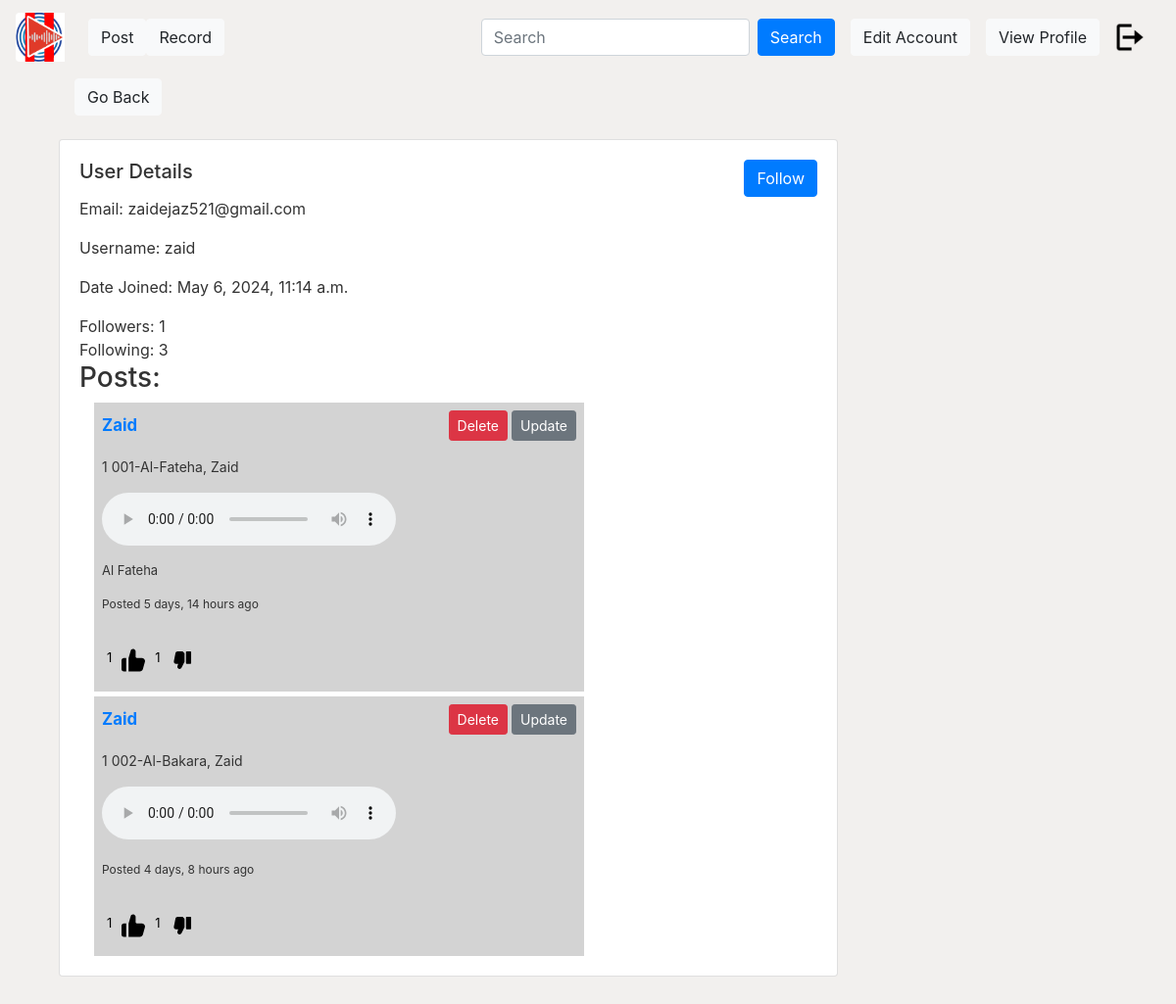
Before: /profile/24/ (signed in) with the older database file.
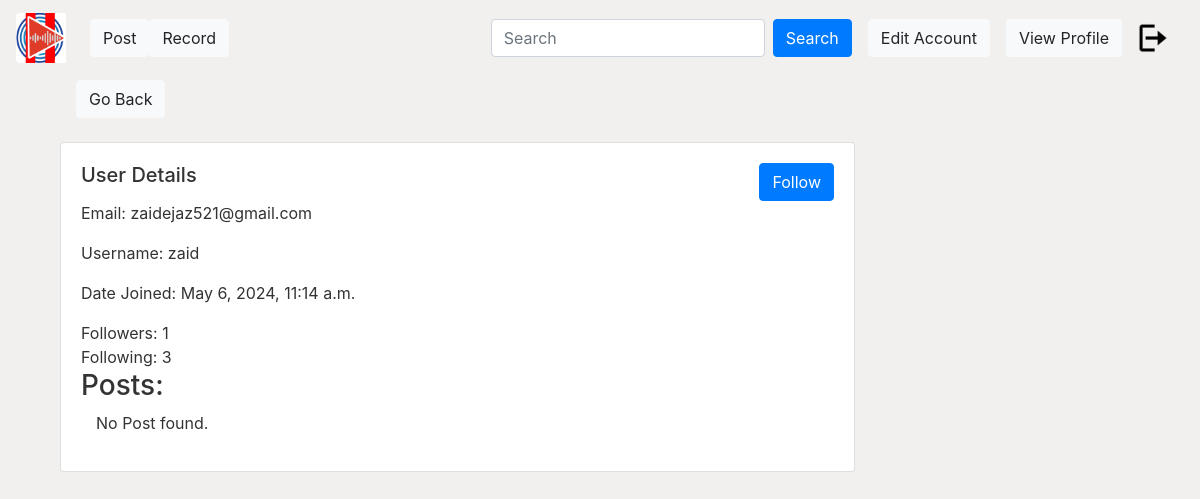
After: the same page with the newer database file.
### user/models.py (models this page shows)
class Post(models.Model):
    juza=models.CharField(max_length=100,blank=True,null=True)
    surah= models.CharField(max_length=100,blank=True,null=True)
    reader= models.CharField(max_length=100,blank=True,null=True)
    file = models.FileField(upload_to="posts")
    content = models.TextField(max_length=1000)
    date_posted = models.DateTimeField(default=timezone.now)
    author = models.ForeignKey(User, on_delete=models.CASCADE)
    def like_count(self):
        return self.likes_dislikes.filter(like=True).count()
    def dislike_count(self):
        return self.likes_dislikes.filter(dislike=True).count()

### user/views.py (the view)
# urls.py: path('profile/<int:id>/', views.profile, name="profile"),
def profile(request, id):
    user_data = User.objects.get(id=id)
    user_posts = Post.objects.filter(author=user_data)
    follower_count = Follower.objects.filter(user=user_data).count()
    following_count = Follower.objects.filter(follower=user_data).count()
    followers = Follower.objects.filter(user=user_data).select_related('follower')
    follows = Follower.objects.filter(follower=user_data).select_related('user')
    context = {
        'user_data': user_data,
        'user_posts': user_posts,
        'followers': followers,
        'follows': follows,
        'follower_count': follower_count,
        'following_count': following_count,
    }
    return render(request, 'user/accounts/profile.html', context)

### user/templates/user/accounts/profile.html (shortened to what this page needs)
{% extends "user/base.html" %}
{% block content %}
<div class="container">
    <a href="/homepage" type="button" class="btn btn-light ml-3 mb-4"> Go Back</a>
    <div class="card">
        <div class="card-body">
            <div class="d-flex flex-row justify-content-between">
                <h5 class="card-title fw-bolder ">User Details</h5>
                <a href="/follow/{{ user_data.id }}/" class="btn btn-primary">Follow</a>
            </div>
            <p>Email: {{ user_data.email }}</p>
            <p>Username: {{ user_data.username }}</p>
            <p>Date Joined: {{ user_data.date_joined }}</p>
            <div class="d-flex flex-row">
                Followers: {{follower_count}}
            </div>
            <div>
                Following: {{following_count}}
            </div>
            <h3>Posts:</h3>
            <div class="col-md-3">
                {% if user_posts %} {% for post in user_posts %}
                <div class="level-item has-text-centered "
                    style="background-color: lightgray; padding: 8px; margin-top: 5px; width: 500px;">
                    <p style="font-size: 14px;" class="d-flex flex-row justify-content-between ">
                        <a href="{% url 'profile' post.author.id%}" class="align-content-center"
                            style="font-size: larger;">
                            <strong>
                                {{ post.author.username | title}}
                            </strong>
                        </a>
                        {% if user.is_authenticated %}
                        {% if post.author == user %}
                        <span>
                            <a href="{% url 'post-delete' pk=post.pk %}" class="btn btn-danger btn-sm">Delete</a>
                            <a href="{% url 'post-update' pk=post.pk %}" class="btn btn-secondary btn-sm">Update</a>
                        </span>
                        {% endif %}
                        {% endif %}
                    <p style="font-size: 14px">
                        {{ post.juza }} {{ post.surah }}, {{ post.reader }}
                    </p>
                    <audio controls>
                        <source src="/media/{{ post.file }}" type="audio/mpeg" />
                        <source src="/media/{{ post.file }}" type="audio/webm" />
                    </audio>
                    <div class="row">
                        <div class="col-md-8">
                            <p style="font-size: 13px; margin-top: 10px">{{ post.content }}</p>
                            <p style="font-size: 12px; margin-top: 10px">
                                Posted {{ post.date_posted|timesince }} ago
                            </p>
                        </div>
                        <div class="col-md-4" style="margin-top: 20px; margin-left: 20px">
                            <div class="row">
                                <a class="like-btn" data-post-id="{{ post.id }}">
                                    <p id="like-count-{{ post.id }}">{{ post.like_count }}</p>
                                </a>
                                <a class="dislike-btn" data-post-id="{{ post.id }}">
                                    <p id="dislike-count-{{ post.id }}">{{ post.dislike_count }}</p>
                                </a>
                            </div>
                        </div>
                    </div>
                </div>
                {% endfor %} {% else %}
                <p>No Post found.</p>
                {% endif %}
            </div>
        </div>
    </div>
</div>
<header class="site-header">
    <nav class="navbar navbar-expand-md navbar-dark bg-steel fixed-top">
        <a class="navbar-brand mr-4" href="{% url 'site-homepage' %}">{% load static %} <img
                src="{% static 'user/media/NewLogo_3.png' %}" class="rounded-left" alt="logo" width=50px
                height=50px /></a>
        <a href="{% url 'post_form' %}" class="btn btn-light">Post</a>
        <a href="{% url 'record' %}" class="btn btn-light">Record</a>
        <div class="collapse navbar-collapse" id="navbarToggle">
            <form class="d-flex" role="search" action="{% url 'searchpage' %}" method="GET">
                <input class="form-control me-2" type="search" placeholder="Search" name="q" required
                    aria-label="Search" />
                <button class="btn btn-primary  ml-2" type="submit">
                    Search
                </button>
            </form>
        </div>
        {% if user.is_authenticated %}
        <a type="button" href="{% url 'site-editacc' %}" class="btn btn-light ml-3">Edit Account</a>
        <a type="button" href="{% url 'profile' user.id %}" class="btn btn-light ml-3">View Profile</a>
        <a class="nav-item nav-link" href="{% url 'site-user-logout' %}">{% load static %} <img
                src="{% static 'user/media/logout.png' %}" width=30px height=30px</a>
            {%else%}
            <a type="button" href="{% url 'site-user-login'%}" class="btn btn-light ml-3">Login</a>
            {% endif%}
    </nav>
</header>
{% endblock %}

### user/templates/user/base.html (shortened to what this page needs)
{% load static %}
<!DOCTYPE html>
<html>
<head>
    <link rel="stylesheet" href="https://cdn.jsdelivr.net/npm/bootstrap@4.6.0/dist/css/bootstrap.min.css"
>
    <link rel="stylesheet" href="https://use.fontawesome.com/releases/v5.15.2/css/all.css"
>
    <link rel="stylesheet" type="text/css" href="{% static 'user/name.css' %}">
</head>
<body>
<div class="container">
    <div class="row">
        <div class="col-md-9">
            {% block content %}
            {% endblock %}
        </div>
    </div>
</div>
</body>
</html>

### user/static/user/name.css (style rules this page uses)
body { background:#f2f0ee; color: #333333; margin-top: 5rem; }

Changed rows visible on the page:
removed Post: author.username "Zaid", shows "Delete", juza "1", surah "001-Al-Fateha", reader "Zaid", content "Al Fateha", date_posted "5 days, 14 hours", like_count "1", dislike_count "1"
removed Post: author.username "Zaid", shows "Delete", juza "1", surah "002-Al-Bakara", reader "Zaid", date_posted "4 days, 8 hours", like_count "1", dislike_count "1"
Other visible differences:
text now shown: "No Post found."
